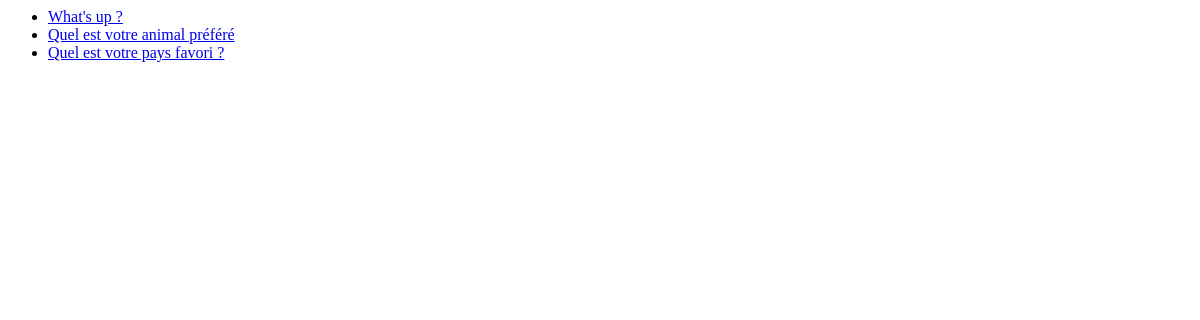
/polls/, run on an earlier commit of the app's database.
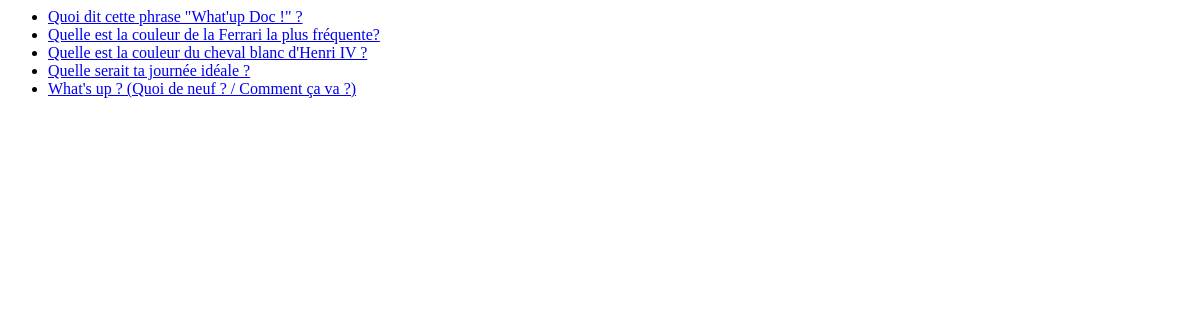
And on a later commit of the database.
### polls/models.py (models this page shows, shortened)
class Question(models.Model):
    question_text = models.CharField(max_length=300)
    pub_date = models.DateTimeField("date published")

### polls/views.py (the view)
# urls.py: path("", views.index, name="index"),
def index(request):
    latest_question_list = Question.objects.order_by("-pub_date")[:5]
    context = {
        "latest_question_list": latest_question_list
    }
    return render(request, "polls/index.html", context)

### polls/templates/polls/index.html
{% if latest_question_list %}
    <ul>
    {% for question in latest_question_list %}
        <li><a href="{% url 'polls:detail' question.id %}"> {{ question.question_text }} </a></li>
    {% endfor %}
    </ul>
{% else %}
    <p>No polls are available.</p>
{% endif %}

What changed in the data, as far as the page shows it:
no longer on this page (row edited): Question: question_text "Quel est votre animal préféré"
no longer on this page (row unchanged): Question: question_text "Quel est votre pays favori ?"
added Question: question_text "Quoi dit cette phrase \"What'up Doc !\" ?"
added Question: question_text "Quelle est la couleur de la Ferrari la plus fréquente?"
added Question: question_text "Quelle est la couleur du cheval blanc d'Henri IV ?"
added Question: question_text "Quelle serait ta journée idéale ?"
changed Question: question_text "What's up ?" → "What's up ? (Quoi de neuf ? / Comment ça va ?)"
